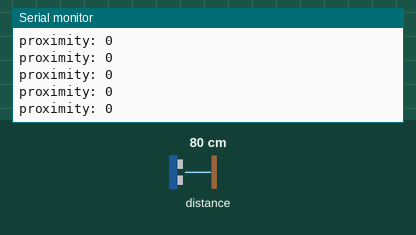
This sketch was run on a simulated Raspberry Pi Pico. Parts: the last lines printed to the serial monitor. Inputs (shaded band) come from the test bench; at power-on: distance to the obstacle 80 cm.

Above: at 1.3 s.
1.4 s: distance to the obstacle set to 2 cm
At 1.69 s:
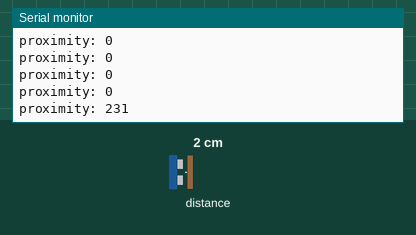
2.9 s: distance to the obstacle set to 4 cm
At 2.94 s:
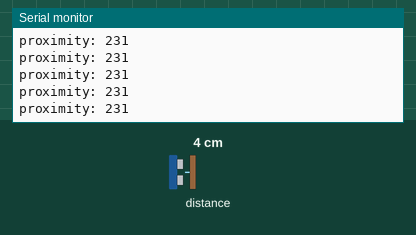
Timing chart, 0 to 5.9 s (numbered marks = the images above; inputs shaded):
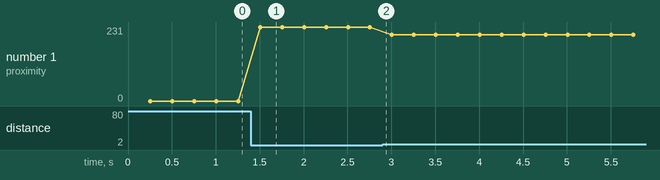

Measured:
- after the input at 1.4 s, the serial monitor: prints a new line after 0.11 s (image 1)
- plotted number 1: 0 → 231 after the input at 1.4 s, 231 → 207 after the input at 2.9 s

The sketch:

apds9960_proximity.ino
```cpp
// snippet: apds9960_proximity
// tags: proximity, apds9960, sparkfun, i2c, distance, object-detection
// not-tags: adafruit, Adafruit_APDS9960, arduino-apds9960, gesture, color
// boards: avr, esp32, nano33iot, romi32u4, rp2040
// library: SparkFun APDS9960 RGB and Gesture Sensor
// description: Poll proximity distance (0–255) from APDS9960 using the SparkFun library.
//   Init: apds.init(), apds.setProximityGain(PGAIN_2X), apds.enableProximitySensor(false).
//   Read: apds.readProximity(val) — by reference, uint8_t. 0 = far, 255 = very close.
//   Sensor runs on 3.3V — do NOT connect directly to 5V Arduino pins without a level shifter.
// prompts: APDS9960 proximity, proximity sensor APDS9960, object detection proximity, close distance detection, SparkFun proximity sensor
// exact-include: Wire.h, SparkFun_APDS9960.h

#include <Wire.h>
#include <SparkFun_APDS9960.h>

SparkFun_APDS9960 apds;
uint8_t proximityData = 0;
unsigned long prevMs = 0;

void setup() {
  Serial.begin(9600);
  Wire.begin();
  if (!apds.init()) { Serial.println("APDS9960 not found"); while (1); }
  apds.setProximityGain(PGAIN_2X);
  if (!apds.enableProximitySensor(false)) { Serial.println("Proximity init failed"); while (1); }
}

void loop() {
  unsigned long now = millis();
  if (now - prevMs < 250) return;
  prevMs = now;

  if (!apds.readProximity(proximityData)) {
    Serial.println("Proximity read error");
    return;
  }
  Serial.print("proximity: ");
  Serial.println(proximityData);  // 0 = far, 255 = very close
}
```
